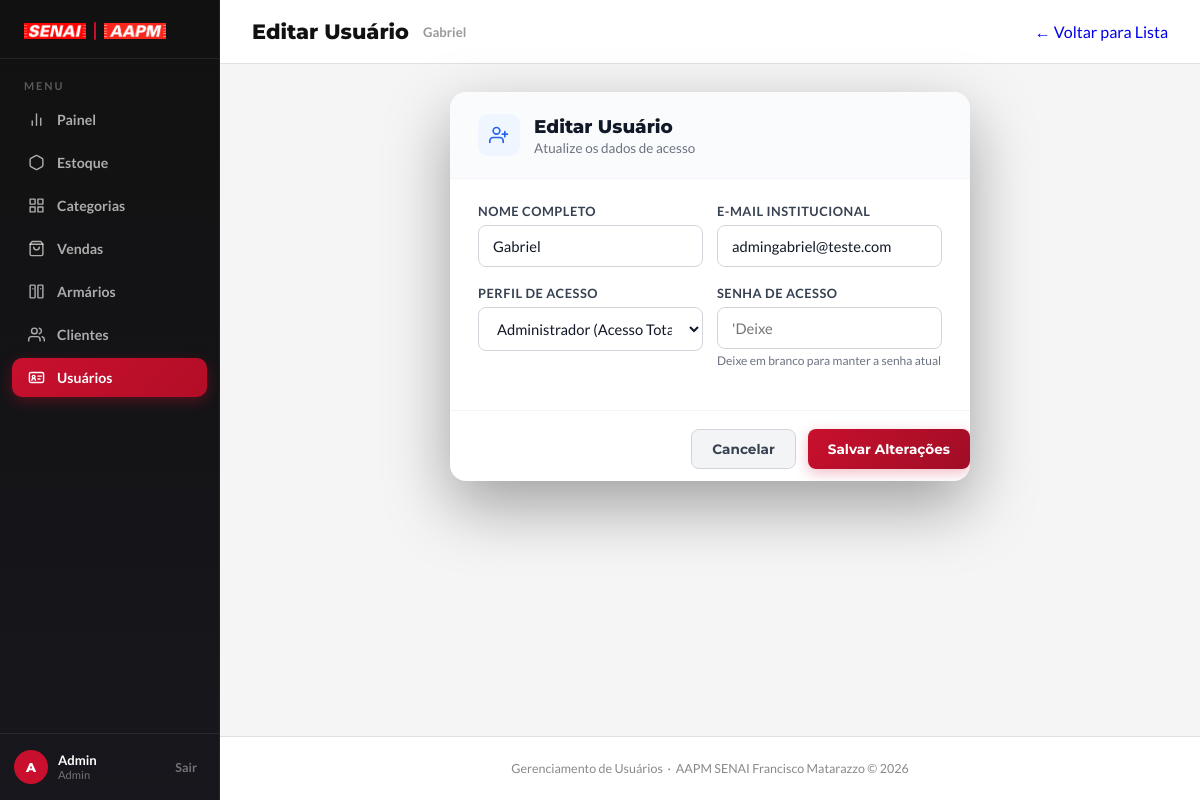
Page /usuarios/2/editar (signed in) on the committed database.
### app/models/usuario.py (models this page shows)
class Usuario(Base):
    __tablename__ = "usuarios"
    id = Column(Integer, primary_key=True, autoincrement=True)
    nome = Column(String(100), nullable=False)
    email = Column(String(150), unique=True, nullable=False)
    senha_hash = Column(String(255), nullable=False)
    role = Column(String(20), default="operador")
    ativo = Column(Boolean, default=True)
    criado_em = Column(DateTime, server_default=func.now())

### app/controllers/admin_controller.py (the view)
@router.get("/{usuario_id}/editar")
def form_editar_usuario(
    usuario_id: int,
    request: Request,
    db: Session = Depends(get_db),
    admin = Depends(get_admin)
):
    editando = db.query(Usuario).filter(Usuario.id == usuario_id).first()
    if not editando:
        return RedirectResponse(url="/usuarios", status_code=302)
    return templates.TemplateResponse(
        request,
        "usuarios/form.html",
        {
            "request": request,
            "usuario": admin,
            "editando": editando
        }
    )

### app/templates/usuarios/form.html (shortened to what this page needs)
<!DOCTYPE html>
<html lang="pt-BR">
<head>
  <link rel="stylesheet" href="/static/css/usuarios.css?v=7" />
  <link rel="stylesheet" href="/static/css/transicoes.css?v=1" />
</head>
<body>
  <aside class="barra-lateral" id="barraLateral">
    <div class="barra-logo">
      <img class="barra-logo-senai" src="/static/uploads/foto-senai.png" alt="SENAI">
      <div class="barra-logo-separador"></div>
      <img class="barra-logo-aapm" src="/static/uploads/logo-aapm.png" alt="AAPM">
    </div>
    <span class="barra-menu-titulo">Menu</span>
    <ul class="barra-nav">
      <li>
        <a href="/painel">
          <svg viewBox="0 0 24 24">
            <line x1="18" y1="20" x2="18" y2="10" />
            <line x1="12" y1="20" x2="12" y2="4" />
            <line x1="6" y1="20" x2="6" y2="14" />
          </svg>
          Painel
        </a>
      </li>
      <li>
        <a href="/produtos/">
          <svg viewBox="0 0 24 24">
            <path
              d="M21 16V8a2 2 0 0 0-1-1.73l-7-4a2 2 0 0 0-2 0l-7 4A2 2 0 0 0 3 8v8a2 2 0 0 0 1 1.73l7 4a2 2 0 0 0 2 0l7-4A2 2 0 0 0 21 16z" />
          </svg>
          Estoque
        </a>
      </li>
      <li>
        <a href="/categorias/">
          <svg viewBox="0 0 24 24">
            <path d="M3 3h7v7H3V3zm11 0h7v7h-7V3zM3 14h7v7H3v-7zm11 0h7v7h-7v-7z" />
          </svg>
          Categorias
        </a>
      </li>
      <li>
        <a href="/pdv/">
          <svg viewBox="0 0 24 24">
            <path d="M6 2L3 6v14a2 2 0 0 0 2 2h14a2 2 0 0 0 2-2V6l-3-4z" />
            <line x1="3" y1="6" x2="21" y2="6" />
            <path d="M16 10a4 4 0 0 1-8 0" />
          </svg>
          Vendas
        </a>
      </li>
      <li>
        <a href="/armarios/">
          <svg viewBox="0 0 24 24">
            <rect x="3" y="3" width="7" height="18" rx="1" />
            <rect x="14" y="3" width="7" height="18" rx="1" />
            <line x1="7" y1="8" x2="7" y2="8.01" />
            <line x1="18" y1="8" x2="18" y2="8.01" />
          </svg>
          Armários
        </a>
      </li>
      <li>
        <a href="/clientes/">
          <svg viewBox="0 0 24 24">
            <path d="M17 21v-2a4 4 0 0 0-4-4H5a4 4 0 0 0-4 4v2" />
            <circle cx="9" cy="7" r="4" />
            <path d="M23 21v-2a4 4 0 0 0-3-3.87" />
            <path d="M16 3.13a4 4 0 0 1 0 7.75" />
          </svg>
          Clientes
        </a>
      </li>
      <li>
        <a href="/usuarios/" class="ativo">
          <svg viewBox="0 0 24 24">
            <rect x="2" y="5" width="20" height="14" rx="2"></rect>
            <circle cx="8" cy="11" r="2"></circle>
            <path d="M5.5 16c0-1.4 1.1-2.5 2.5-2.5s2.5 1.1 2.5 2.5"></path>
            <line x1="14" y1="10" x2="19" y2="10"></line>
            <line x1="14" y1="14" x2="17" y2="14"></line>
          </svg>
          Usuários
        </a>
      </li>
    </ul>
    <div class="barra-rodape">
      <div class="barra-usuario">
        <div class="avatar-usuario">
          {{ (admin.nome[0] if admin and admin.nome else (usuario.nome[0] if usuario and usuario.nome else 'A')) | upper }}
        </div>
        <div class="info-usuario">
          <strong>{{ admin.nome if admin and admin.nome else (usuario.nome if usuario and usuario.nome else 'Administrador') }}</strong>
          <small>{{ (admin.role if admin and admin.role else (usuario.role if usuario and usuario.role else 'Admin')) | capitalize }}</small>
        </div>
      </div>
      <button class="btn-sair" type="button" onclick="window.location.href='/auth/logout'">
        Sair
      </button>
    </div>
  </aside>
  <div class="conteudo-principal">
    <header class="cabecalho-pagina">
      <div class="cabecalho-titulo">
        <h1>{{ "Editar Usuário" if editando else "Novo Usuário" }}</h1>
        <span class="cabecalho-data">{{ editando.nome if editando else "Cadastro de Acesso" }}</span>
      </div>
      <div class="acoes-cabecalho">
        <a href="/usuarios" class="btn-cancelar" style="text-decoration:none;">
          ← Voltar para Lista
        </a>
      </div>
    </header>
    <main class="area-conteudo">
      <div class="modal-caixa" style="max-width: 680px; margin: 0 auto; box-shadow: 0 4px 20px rgba(0,0,0,0.06); animation: none;">
        <div class="modal-cabecalho">
          <div class="modal-cabecalho-esquerda">
            <div class="modal-cabecalho-icone {{ 'azul' if editando else 'vermelho' }}">
              <svg viewBox="0 0 24 24">
                <path d="M17 21v-2a4 4 0 0 0-4-4H5a4 4 0 0 0-4 4v2" />
                <circle cx="9" cy="7" r="4" />
                <line x1="19" y1="8" x2="19" y2="14" />
                <line x1="22" y1="11" x2="16" y2="11" />
              </svg>
            </div>
            <div>
              <h3>{{ "Editar Usuário" if editando else "Novo Usuário" }}</h3>
              <span>{{ "Atualize os dados de acesso" if editando else "Preencha os dados para criar o acesso ao sistema" }}</span>
            </div>
          </div>
        </div>
        <form action="{{ '/usuarios/' + editando.id|string + '/editar' if editando else '/usuarios/novo' }}" method="post">
          <div class="modal-corpo">
            <div class="campo-form-grade">
              <div class="campo-form">
                <label for="nome">Nome Completo</label>
                <input type="text" id="nome" name="nome"
                  value="{{ editando.nome if editando else (valores.nome if valores else '') }}"
                  placeholder="Ex: Maria Silva" required autocomplete="off" />
              </div>
              <div class="campo-form">
                <label for="email">E-mail Institucional</label>
                <input type="email" id="email" name="email"
                  value="{{ editando.email if editando else (valores.email if valores else '') }}"
                  placeholder="usuario@senai.br" required autocomplete="off" />
              </div>
            </div>
            <div class="campo-form-grade">
              <div class="campo-form">
                <label for="role">Perfil de Acesso</label>
                <select id="role" name="role" required>
                  <option value="admin" {{ 'selected' if (editando and editando.role=='admin' ) or (valores and valores.role=='admin' ) else '' }}>
                    Administrador (Acesso Total)
                  </option>
                </select>
              </div>
              <div class="campo-form">
                <label for="senha">Senha de Acesso</label>
                <input type="password" id="senha" name="senha"
                  {{ "placeholder='Deixe vazio para não alterar'" if editando else "placeholder='Mínimo 6 caracteres' required minlength='6'" }} />
                <span style="font-size:0.75rem; color:#6b7280; margin-top:4px; display:block;">
                  {{ "Deixe em branco para manter a senha atual" if editando else "Obrigatório para novo usuário (mín. 6 dígitos)" }}
                </span>
              </div>
            </div>
          </div>
          <div class="modal-acoes">
            <a href="/usuarios" class="btn-cancelar" style="text-decoration: none; display: inline-flex; align-items: center;">
              Cancelar
            </a>
            <button type="submit" class="btn-principal">
              {{ "Salvar Alterações" if editando else "Criar Usuário" }}
            </button>
          </div>
        </form>
      </div>
    </main>
    <footer class="rodape-admin">
      Gerenciamento de Usuários &nbsp;·&nbsp; AAPM SENAI Francisco Matarazzo &copy; 2026
    </footer>
  </div>
</body>
</html>

### app/static/css/transicoes.css (style rules this page uses)
html { scroll-behavior: smooth !important; }
body { transition: opacity 0.18s cubic-bezier(0.4, 0, 0.2, 1), transform 0.18s cubic-bezier(0.4, 0, 0.2, 1); }

### rows in the picture
Usuario: role "Admin", nome "Gabriel", email "admingabriel@teste.com"

### other values in the picture
{{ "Editar Usuário" if editando else "Novo Usuário" }} "Editar Usuário"
{{ "Salvar Alterações" if editando else "Criar Usuário" }} "Salvar Alterações"
